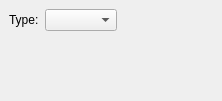
<ui version="4.0" >
 <class>ArgSetFrameTypeINDI</class>
 <widget class="QWidget" name="ArgSetFrameTypeINDI" >
  <property name="geometry" >
   <rect>
    <x>0</x>
    <y>0</y>
    <width>222</width>
    <height>101</height>
   </rect>
  </property>
  <layout class="QVBoxLayout" >
   <property name="spacing" >
    <number>6</number>
   </property>
   <property name="margin" >
    <number>9</number>
   </property>
   <item>
    <layout class="QHBoxLayout" >
     <property name="spacing" >
      <number>6</number>
     </property>
     <property name="margin" >
      <number>0</number>
     </property>
     <item>
      <widget class="QLabel" name="textLabel1_2" >
       <property name="text" >
        <string>Type:</string>
       </property>
      </widget>
     </item>
     <item>
      <widget class="QComboBox" name="typeCombo" />
     </item>
     <item>
      <spacer>
       <property name="orientation" >
        <enum>Qt::Horizontal</enum>
       </property>
       <property name="sizeType" >
        <enum>QSizePolicy::Expanding</enum>
       </property>
       <property name="sizeHint" stdset="0" >
        <size>
         <width>93</width>
         <height>16</height>
        </size>
       </property>
      </spacer>
     </item>
    </layout>
   </item>
   <item>
    <spacer>
     <property name="orientation" >
      <enum>Qt::Vertical</enum>
     </property>
     <property name="sizeType" >
      <enum>QSizePolicy::Expanding</enum>
     </property>
     <property name="sizeHint" stdset="0" >
      <size>
       <width>204</width>
       <height>16</height>
      </size>
     </property>
    </spacer>
   </item>
  </layout>
 </widget>
  <customwidgets>
  <customwidget>
   <class>QComboBox</class>
   <extends>QComboBox</extends>
   <header>QComboBox.h</header>
  </customwidget>
 </customwidgets>
 <resources/>
 <connections/>
</ui>
